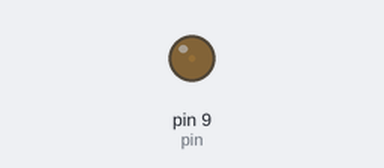
Bench run of a sketch on a simulated Arduino Uno, built with avr-gcc and run on an emulated ATmega328P. On the bench: output pins drawn as LEDs (lit = HIGH). What the sketch prints to the serial monitor is not drawn.

Above: at 0.05 s.
At 2.15 s:
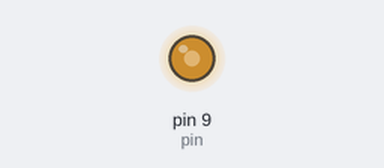
At 3.5 s:
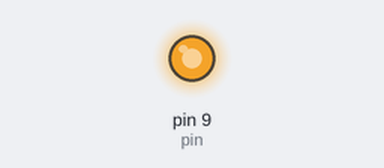
At 6.95 s:
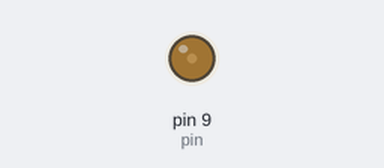
Timing chart, 0 to 10.1 s (numbered marks = the images above):
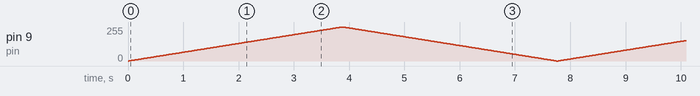

The sketch:

main.ino
```cpp
#define pin 9

void setup()
{
  Serial.begin(9600);
  pinMode(pin, OUTPUT);
}

void loop()
{
  for (int i = 0; i <= 255; i++)
  {
    analogWrite(pin, i);
    delay(15);
    Serial.println(i);
  }
  for (int i = 255; i >= 0; i--)
  {
    analogWrite(pin, i);
    delay(15);
    Serial.println(i);
  }
  // analogWrite(pin, 0);
  // delay(500);
  // Serial.println(0);
  // analogWrite(pin, 64);
  // delay(500);
  // Serial.println(64);
  // analogWrite(pin, 128);
  // delay(500);
  // Serial.println(128);
  // analogWrite(pin, 180);
  // delay(500);
  // Serial.println(180);
  // analogWrite(pin, 255);
  // delay(500);
  // Serial.println(255);
}
```
